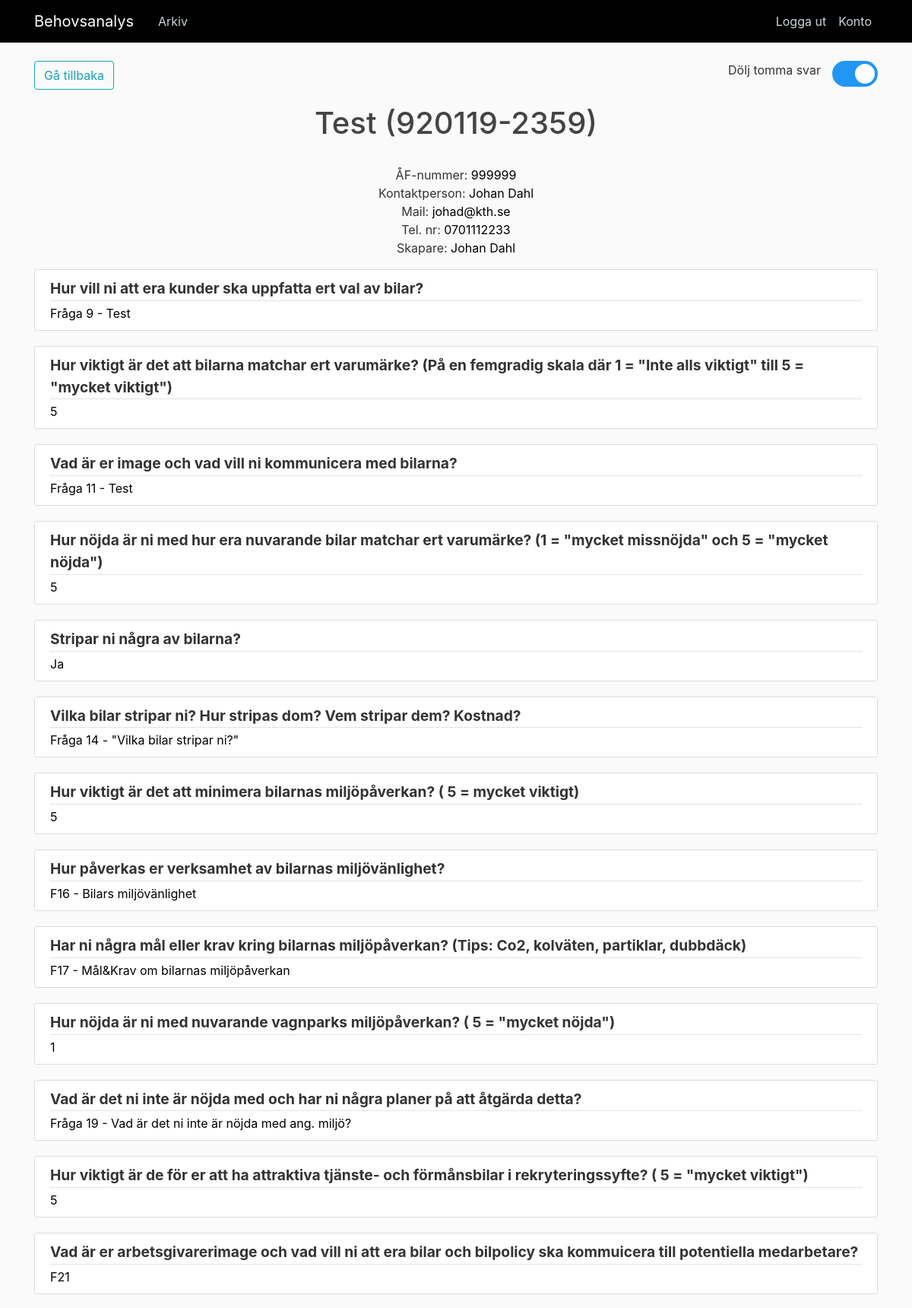
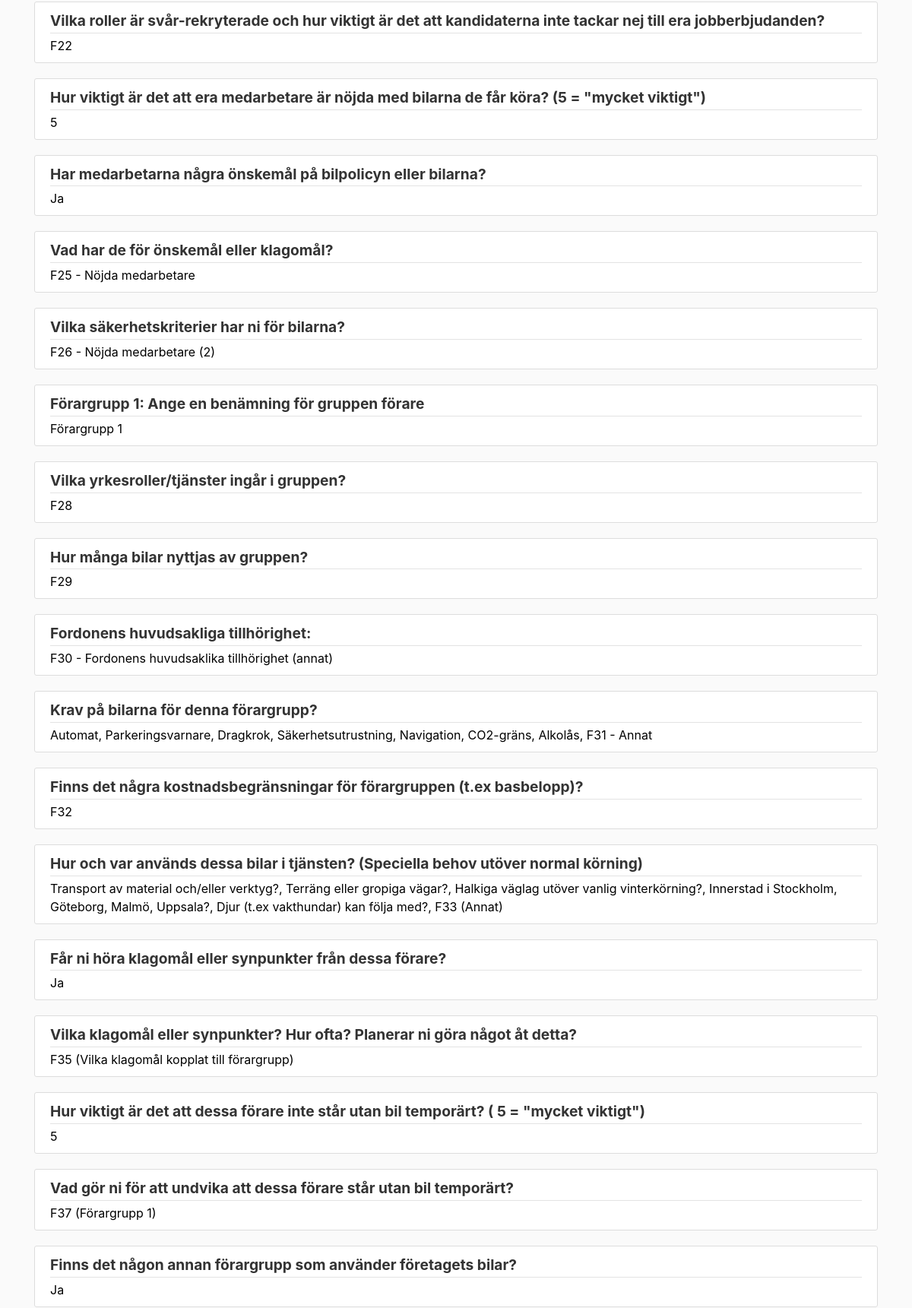
The page /kund/10334741048 (signed in, upper part) on the database its author committed (2 pictures, top to bottom).
### app/models.py (models this page shows, shortened)
class Responses(db.Model, UserMixin):
    response_id = db.Column(db.String(20), primary_key=True)
    timestamp = db.Column(db.String(30))
    q1 = db.Column(db.String(150))
    q2 = db.Column(db.String(150))
    q3 = db.Column(db.String(150), unique=True)
    q4 = db.Column(db.String(150))
    q5 = db.Column(db.String(150))
    q6 = db.Column(db.String(150))
    q7 = db.Column(db.String(150))
    q8 = db.Column(db.String(150))
    q9 = db.Column(db.String(500))
    q10 = db.Column(db.String(500))
    q11 = db.Column(db.String(500))
    q12 = db.Column(db.String(500))
    q13 = db.Column(db.String(500))
    q14 = db.Column(db.String(500))
    q15 = db.Column(db.String(500))
    q16 = db.Column(db.String(500))
    q17 = db.Column(db.String(500))
    q18 = db.Column(db.String(500))
    q19 = db.Column(db.String(500))
    q20 = db.Column(db.String(500))
    q21 = db.Column(db.String(500))
    q22 = db.Column(db.String(500))
    q23 = db.Column(db.String(500))
    q24 = db.Column(db.String(500))
    q25 = db.Column(db.String(500))
    q26 = db.Column(db.String(500))
    q27 = db.Column(db.String(500))
    q28 = db.Column(db.String(500))
    q29 = db.Column(db.String(500))
    q30 = db.Column(db.String(500))
    q31 = db.Column(db.String(500))
    q32 = db.Column(db.String(500))
    q33 = db.Column(db.String(500))
    q34 = db.Column(db.String(500))
    q35 = db.Column(db.String(500))
    q36 = db.Column(db.String(500))
    q37 = db.Column(db.String(500))
    q38 = db.Column(db.String(500))
    q39 = db.Column(db.String(500))
    q40 = db.Column(db.String(500))
    q41 = db.Column(db.String(500))
    q42 = db.Column(db.String(500))
    q43 = db.Column(db.String(500))
    q44 = db.Column(db.String(500))
    q45 = db.Column(db.String(500))
    q46 = db.Column(db.String(500))
    q47 = db.Column(db.String(500))
    q48 = db.Column(db.String(500))
    q49 = db.Column(db.String(500))
    q50 = db.Column(db.String(500))
    q51 = db.Column(db.String(500))
    q52 = db.Column(db.String(500))
    q53 = db.Column(db.String(500))
    q54 = db.Column(db.String(500))
    q55 = db.Column(db.String(500))
    q56 = db.Column(db.String(500))
    q57 = db.Column(db.String(500))
    q58 = db.Column(db.String(500))
    q59 = db.Column(db.String(500))
    q60 = db.Column(db.String(500))
    q61 = db.Column(db.String(500))
    q62 = db.Column(db.String(500))
    q63 = db.Column(db.String(500))
    q64 = db.Column(db.String(500))
    q65 = db.Column(db.String(500))
    q66 = db.Column(db.String(500))
    q67 = db.Column(db.String(500))
    q68 = db.Column(db.String(500))
    q69 = db.Column(db.String(500))
    q70 = db.Column(db.String(500))
    q71 = db.Column(db.String(500))
    q72 = db.Column(db.String(500))
    q73 = db.Column(db.String(500))
    q74 = db.Column(db.String(500))
    q75 = db.Column(db.String(500))
    q76 = db.Column(db.String(500))
    q77 = db.Column(db.String(500))
    q78 = db.Column(db.String(500))
    q79 = db.Column(db.String(500))
    q80 = db.Column(db.String(500))
    q81 = db.Column(db.String(500))
    q82 = db.Column(db.String(500))
    q83 = db.Column(db.String(500))
    q84 = db.Column(db.String(500))
    q85 = db.Column(db.String(500))
    q86 = db.Column(db.String(500))
    q87 = db.Column(db.String(500))
    q88 = db.Column(db.String(500))
    q89 = db.Column(db.String(500))
    q90 = db.Column(db.String(500))
    q91 = db.Column(db.String(500))
    q92 = db.Column(db.String(500))
    q93 = db.Column(db.String(500))
    q94 = db.Column(db.String(500))
    q95 = db.Column(db.String(500))
    q96 = db.Column(db.String(500))
    q97 = db.Column(db.String(500))
    q98 = db.Column(db.String(500))
    q99 = db.Column(db.String(500))
    q100 = db.Column(db.String(500))
    q101 = db.Column(db.String(500))
    q102 = db.Column(db.String(500))
    q103 = db.Column(db.String(500))
    q104 = db.Column(db.String(500))
    q105 = db.Column(db.String(500))
    q106 = db.Column(db.String(500))
    q107 = db.Column(db.String(500))
    q108 = db.Column(db.String(500))
    q109 = db.Column(db.String(500))
    q110 = db.Column(db.String(500))
    q111 = db.Column(db.String(500))
    q112 = db.Column(db.String(500))
    q113 = db.Column(db.String(500))
    q114 = db.Column(db.String(500))
    q115 = db.Column(db.String(500))
    q116 = db.Column(db.String(500))
    q117 = db.Column(db.String(500))
    q118 = db.Column(db.String(500))
    q119 = db.Column(db.String(500))
    q120 = db.Column(db.String(500))
    q121 = db.Column(db.String(500))
    q122 = db.Column(db.String(500))
    q123 = db.Column(db.String(500))
    q124 = db.Column(db.String(500))
    q125 = db.Column(db.String(500))
    q126 = db.Column(db.String(500))
    q127 = db.Column(db.String(500))
    q128 = db.Column(db.String(500))
    q129 = db.Column(db.String(500))
    q130 = db.Column(db.String(500))
    q131 = db.Column(db.String(500))
    q132 = db.Column(db.String(500))
    q133 = db.Column(db.String(500))
    q134 = db.Column(db.String(500))
    q135 = db.Column(db.String(500))
    q136 = db.Column(db.String(500))
    q137 = db.Column(db.String(500))
    q138 = db.Column(db.String(500))
    q139 = db.Column(db.String(500))
    q140 = db.Column(db.String(500))
    q141 = db.Column(db.String(500))
    q142 = db.Column(db.String(500))
    q143 = db.Column(db.String(500))
    q144 = db.Column(db.String(500))
    q145 = db.Column(db.String(500))
    q146 = db.Column(db.String(500))
    q147 = db.Column(db.String(500))
    q148 = db.Column(db.String(500))
    q149 = db.Column(db.String(500))
    q150 = db.Column(db.String(500))
    q151 = db.Column(db.String(500))
    q152 = db.Column(db.String(500))
    q153 = db.Column(db.String(500))
    q154 = db.Column(db.String(500))
    q155 = db.Column(db.String(500))
    q156 = db.Column(db.String(500))
    q157 = db.Column(db.String(500))
    q158 = db.Column(db.String(500))
    q159 = db.Column(db.String(500))
    q160 = db.Column(db.String(500))
    q161 = db.Column(db.String(500))
    q162 = db.Column(db.String(500))
    q163 = db.Column(db.String(500))
    q164 = db.Column(db.String(500))
    q165 = db.Column(db.String(500))
    q166 = db.Column(db.String(500))
    q167 = db.Column(db.String(500))
    q168 = db.Column(db.String(500))
    q169 = db.Column(db.String(500))
    q170 = db.Column(db.String(500))
    q171 = db.Column(db.String(500))
    q172 = db.Column(db.String(500))

### app/routes.py (the view)
@app.route("/kund/<response_id>")
@login_required
def responses(response_id):
    responses = Responses.query.filter_by(response_id=response_id).first()
    return render_template('responses.html', title=responses.q4, responses=responses, questions=question_dict, length=len(
        question_dict))

### app/models.py (called while the page is built)
@login_manager.user_loader
def load_user(user_id):
    return User.query.get(int(user_id))

### app/templates/responses.html (shortened to what this page needs)
{% extends "layout.html" %}
{% block content %}
<div id="Button_box">
    <div class="alignleft">
        <button onclick="window.history.back()" class="btn btn-outline-info">Gå tillbaka</button><br>
    </div>
    <div class="alignright">
        <div class="alignleft">
            Dölj tomma svar
        </div>
        <div class="alignright">
        <label class="switch">
            <span class="slider round"></span>
        </label>
        </div>
    </div>
</div>
<center>
	<h1>{{responses.q4}} ({{responses.q3}})</h1><br>
	ÅF-nummer: <a href="{{responses.response_id}}/q1">{{ responses.q1 }}</a> <br>
    Kontaktperson: <a href="{{responses.response_id}}/q6">{{ responses.q6 }}</a> <br>
    Mail: <a href="{{responses.response_id}}/q7">{{ responses.q7 }}</a> <br>
    Tel. nr: <a href="{{responses.response_id}}/q8">{{ responses.q8 }}</a> <br>
    Skapare: <a href="{{responses.response_id}}/q2">{{ responses.q2 }}</a></p>
</center>
{% for i in range(length) %}
	{% if loop.index > 9 %}
		{% set question = "q" ~ i|string %}
	<article class="media content-section">
	  <div class="media-body">
		  <div class="article-metadata">
			  <b><big>{{ questions[question] }}</big></b>
			  </div>
		  <a href="{{responses.response_id}}/{{question}}">{{ responses[question] }}</a>
	  </div>
	</article>
	{% endif %}
{% endfor %}
{% endblock content%}

### app/static/main.css (style rules this page uses)
body { background: #fafafa; color: #333333; margin-top: 5rem; }
h1, h2, h3, h4, h5, h6 { color: #444444; }
.content-section { background: #ffffff; padding: 10px 20px; border: 1px solid #dddddd; border-radius: 3px; margin-bottom: 20px; }
.article-metadata { padding-bottom: 1px; margin-bottom: 4px; border-bottom: 1px solid #e3e3e3 }

### app/templates/responses.html (style rules this page uses)
a { color: black; }
.switch { position: relative; display: inline-block; width: 60px; height: 34px; }
.slider { position: absolute; cursor: pointer; top: 0; left: 0; right: 0; bottom: 0; background-color: #ccc; -webkit-transition: .4s; transition: .4s; }
.slider:before { position: absolute; content: ""; height: 26px; width: 26px; left: 4px; bottom: 4px; background-color: white; -webkit-transition: .4s; transition: .4s; }
input:checked + .slider { background-color: #2196F3; }
input:checked + .slider:before { -webkit-transform: translateX(26px); -ms-transform: translateX(26px); transform: translateX(26px); }
.slider.round { border-radius: 34px; }
.slider.round:before { border-radius: 50%; }
.alignleft { float: left; margin-right: 15px; }
.alignright { float: right; }

### rows shown on the page
Responses: q4 "Test", q3 "920119-2359", q1 "999999", q6 "Johan Dahl", q7 "johad@kth.se", q8 "0701112233", q2 "Johan Dahl", q9 "Fråga 9 - Test" "5" "Fråga 11 - Test" "5" "Ja" "Fråga 14 - \"Vilka bilar stripar ni?\"" "5" "F16 - Bilars miljövänlighet" "F17 - Mål&Krav om bilarnas miljöpåverkan" "1" "Fråga 19 - Vad är det ni inte är nöjda med ang. miljö?" "5" "F21" "F22" "5" "Ja" "F25 - Nöjda medarbetare" "F26 - Nöjda medarbetare (2)" "Förargrupp 1" "F28" "F29" "F30 - Fordonens huvudsaklika tillhörighet (annat)" "Automat, Parkeringsvarnare, Dragkrok, Säkerhetsutrustning, Navigation, CO2-gräns, Alkolås, F31 - Annat" "F32" "Transport av material och/eller verktyg?, Terräng eller gropiga vägar?, Halkiga väglag utöver vanlig vinterkörning?, Innerstad i Stockholm, Göteborg, Malmö, Uppsala?, Djur (t.ex vakthundar) kan följa med?, F33 (Annat)" "Ja" "F35 (Vilka klagomål kopplat till förargrupp)" "5" "F37 (Förargrupp 1)" "Ja"

### other values the page prints
{{ questions[question] }} "Hur vill ni att era kunder ska uppfatta ert val av bilar?" "Hur viktigt är det att bilarna matchar ert varumärke? (På en femgradig skala där 1 = \"Inte alls viktigt\" till 5 = \"mycket viktigt\")" "Vad är er image och vad vill ni kommunicera med bilarna?" "Hur nöjda är ni med hur era nuvarande bilar matchar ert varumärke? (1 = \"mycket missnöjda\" och 5 = \"mycket nöjda\")" "Stripar ni några av bilarna?" "Vilka bilar stripar ni? Hur stripas dom? Vem stripar dem? Kostnad?" "Hur viktigt är det att minimera bilarnas miljöpåverkan? ( 5 = mycket viktigt)" "Hur påverkas er verksamhet av bilarnas miljövänlighet?" "Har ni några mål eller krav kring bilarnas miljöpåverkan? (Tips: Co2, kolväten, partiklar, dubbdäck)" "Hur nöjda är ni med nuvarande vagnparks miljöpåverkan? ( 5 = \"mycket nöjda\")" "Vad är det ni inte är nöjda med och har ni några planer på att åtgärda detta?" "Hur viktigt är de för er att ha attraktiva tjänste- och förmånsbilar i rekryteringssyfte? ( 5 = \"mycket viktigt\")" "Vad är er arbetsgivarerimage och vad vill ni att era bilar och bilpolicy ska kommuicera till potentiella medarbetare?" "Vilka roller är svår-rekryterade och hur viktigt är det att kandidaterna inte tackar nej till era jobberbjudanden?" "Hur viktigt är det att era medarbetare är nöjda med bilarna de får köra? (5 = \"mycket viktigt\")" "Har medarbetarna några önskemål på bilpolicyn eller bilarna?" "Vad har de för önskemål eller klagomål?" "Vilka säkerhetskriterier har ni för bilarna?" "Förargrupp 1: Ange en benämning för gruppen förare" "Vilka yrkesroller/tjänster ingår i gruppen?" "Hur många bilar nyttjas av gruppen?" "Fordonens huvudsakliga tillhörighet:" "Krav på bilarna för denna förargrupp?" "Finns det några kostnadsbegränsningar för förargruppen (t.ex basbelopp)?" "Hur och var används dessa bilar i tjänsten? (Speciella behov utöver normal körning)" "Får ni höra klagomål eller synpunkter från dessa förare?" "Vilka klagomål eller synpunkter? Hur ofta? Planerar ni göra något åt detta?" "Hur viktigt är det att dessa förare inte står utan bil temporärt? ( 5 = \"mycket viktigt\")" "Vad gör ni för att undvika att dessa förare står utan bil temporärt?" "Finns det någon annan förargrupp som använder företagets bilar?"
